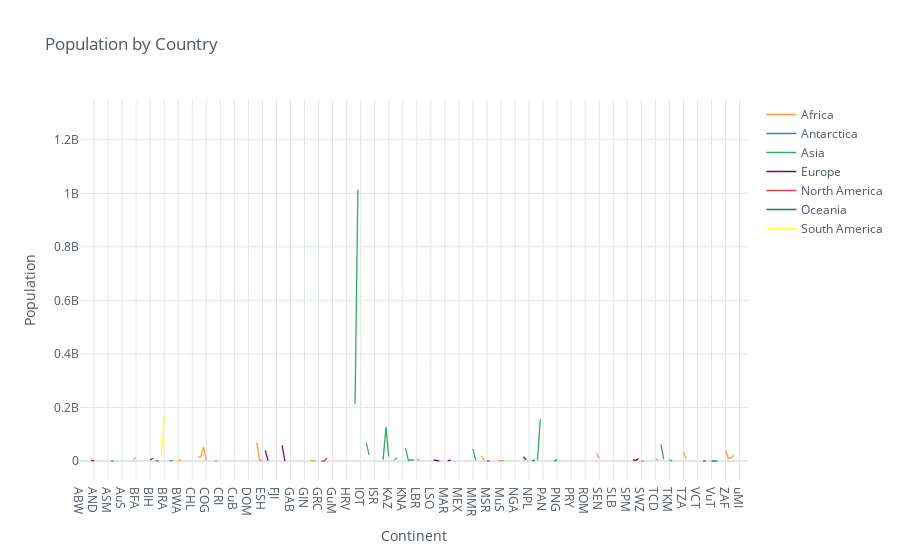

This figure's notebook cell:
### Markdown cell above
*****************************TRANSFORMACIONES*********************************

### Code cell
data2 = data.dropna()
data2= data.pivot(index='code', columns='continent',  values='population')
data2.iplot(kind='line', xTitle='Continent', yTitle='Population', title='Population by Country')

### Figure 1 — Plotly figure (JSON) as saved in the notebook; plotly's stock layout.template omitted (floating-point values rounded to 4 significant figures; data arrays with more than 128 entries replaced by an {"elided": "..."} marker saying what was removed)
{"data": [{"line": {"color": "rgba(255, 153, 51, 1.0)", "dash": "solid", "shape": "linear", "width": 1.3}, "mode": "lines", "name": "Africa", "text": "", "type": "scatter", "x": {"elided": "239 str values"}, "y": {"elided": "239 mixed values"}}, {"line": {"color": "rgba(55, 128, 191, 1.0)", "dash": "solid", "shape": "linear", "width": 1.3}, "mode": "lines", "name": "Antarctica", "text": "", "type": "scatter", "x": {"elided": "239 str values"}, "y": {"elided": "239 mixed values"}}, {"line": {"color": "rgba(50, 171, 96, 1.0)", "dash": "solid", "shape": "linear", "width": 1.3}, "mode": "lines", "name": "Asia", "text": "", "type": "scatter", "x": {"elided": "239 str values"}, "y": {"elided": "239 mixed values"}}, {"line": {"color": "rgba(128, 0, 128, 1.0)", "dash": "solid", "shape": "linear", "width": 1.3}, "mode": "lines", "name": "Europe", "text": "", "type": "scatter", "x": {"elided": "239 str values"}, "y": {"elided": "239 mixed values"}}, {"line": {"color": "rgba(219, 64, 82, 1.0)", "dash": "solid", "shape": "linear", "width": 1.3}, "mode": "lines", "name": "North America", "text": "", "type": "scatter", "x": {"elided": "239 str values"}, "y": {"elided": "239 mixed values"}}, {"line": {"color": "rgba(0, 128, 128, 1.0)", "dash": "solid", "shape": "linear", "width": 1.3}, "mode": "lines", "name": "Oceania", "text": "", "type": "scatter", "x": {"elided": "239 str values"}, "y": {"elided": "239 mixed values"}}, {"line": {"color": "rgba(255, 255, 51, 1.0)", "dash": "solid", "shape": "linear", "width": 1.3}, "mode": "lines", "name": "South America", "text": "", "type": "scatter", "x": {"elided": "239 str values"}, "y": {"elided": "239 mixed values"}}], "layout": {"legend": {"bgcolor": "#FFFFFF", "font": {"color": "#4D5663"}}, "paper_bgcolor": "#FFFFFF", "plot_bgcolor": "#FFFFFF", "title": {"font": {"color": "#4D5663"}, "text": "Population by Country"}, "xaxis": {"gridcolor": "#E1E5ED", "showgrid": true, "tickfont": {"color": "#4D5663"}, "title": {"font": {"color": "#4D5663"}, "text": "Continent"}, "zerolinecolor": "#E1E5ED"}, "yaxis": {"gridcolor": "#E1E5ED", "showgrid": true, "tickfont": {"color": "#4D5663"}, "title": {"font": {"color": "#4D5663"}, "text": "Population"}, "zerolinecolor": "#E1E5ED"}}}
